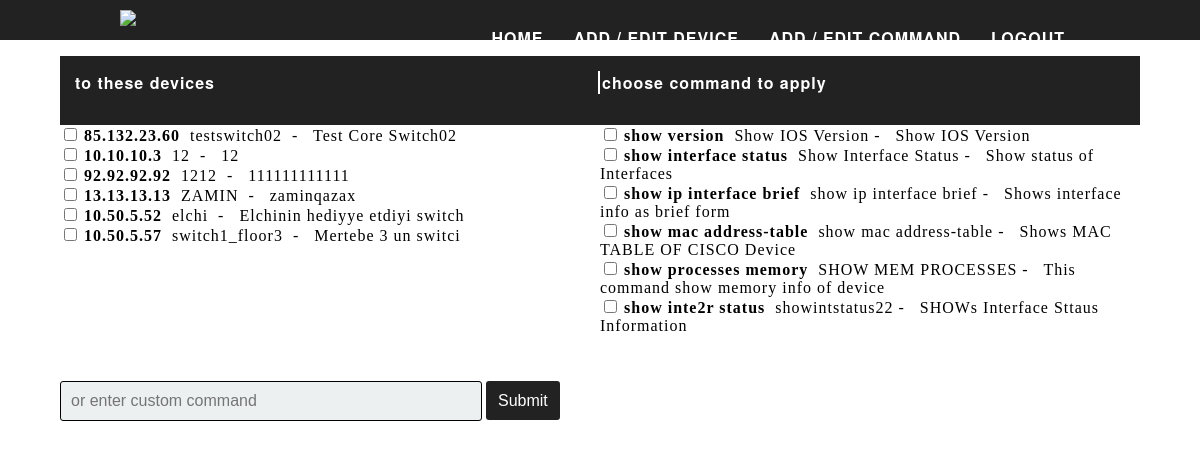
Screenshot of /main (signed in) with the database file from the repository.
### models.py (models this page shows, shortened)
class Device(db.Model):
    id = db.Column(db.Integer, primary_key=True)
    ip = db.Column(db.String(20), unique=True)
    name = db.Column(db.String(200), unique=True)
    desc = db.Column(db.String(300), unique=True)

class Command(db.Model):
    id = db.Column(db.Integer, primary_key=True)
    command = db.Column(db.String(80), unique=True)
    name = db.Column(db.String(80), unique=True)
    desc = db.Column(db.String(300), unique=True)

### server.py (the view)
@app.route('/main')
def main():
    if 'username' not in session:
        return redirect(url_for('login'))
    def chunks(l, n):
        for i in range(0, len(l), n):
            yield l[i:i+n]
    desc=[]
    name=[]
    command = []
    global commands
    desc, name, command, commands = [], [], [], []
    commands_query = Command.query.all()
    for i in commands_query:
        command.append(i.command)
    for i in commands_query:
        name.append(i.name)
    for i in commands_query:
        desc.append(i.desc)
    w =[j for i in zip(command,name,desc) for j in i]
    for i in list(chunks(w, 3)):
        commands.append(i)
    global devices
    name,desc,ip,devices = [],[],[],[]
    dev_query = Device.query.all()
    for i in dev_query:
        ip.append(i.ip)
    for i in dev_query:
        name.append(i.name)
    for i in dev_query:
        desc.append(i.desc)
    x =[j for i in zip(ip,name,desc) for j in i]
    for i in list(chunks(x, 3)):
        devices.append(i)
    return render_template('main.html', commands = commands, devices=devices)

### templates/main.html (shortened to what this page needs)
<!DOCTYPE html>
<html>
<head>
    <link rel="stylesheet" type="text/css" href="{{ url_for('static',filename='styles/main-page.css') }}">
</head>
<body>
<nav>
    <div>
        <img class="cisco"
             src="https://upload.wikimedia.org/wikipedia/commons/thumb/6/64/Cisco_logo.svg/1280px-Cisco_logo.svg.png"/>
        <ul>
            <li><a class="add" href='/main'>Home</a></li>
            <li><a class="add" href='/addnewdevice'>Add / Edit Device</a></li>
            <li><a class="add" href='/addnewcommand'>Add / Edit Command</a></li>
            <li><a class="add" href='/logout'>Logout</a></li>
        </ul>
    </div>
</nav>
<section>
    <div class="navbar-command-device clr">
        <ul class="clr">
            <li>to these devices</li>
            <li>choose command to apply</li>
        </ul>
    </div>
    <div class="list-command-device">
        <form action="/ciscoconnect" method='POST' accept-charset="UTF-8">
            <div class="clr">
                <div class="command-list">
                    {% for i in devices %}
                    <div>
                        <input type="checkbox" id="{{loop.index}}{{ i[1] }}" name="{{ i[1] }}" value="{{ i[0] }}">
                        <label for="{{loop.index}}{{ i[1] }}"><b>{{ i[0] }}</b>&nbsp;&nbsp;{{ i[1] }}&nbsp; - &nbsp; {{ i[2] }}</label>
                    </div>
                    {% endfor %}
                </div>
                <div class="device-list">
                    {% for i in commands %}
                    <div>
                        <input type="checkbox" name="{{ i[1] }}" id="{{loop.index}}{{ i[1] }}" value="{{ i[0] }}">
                        <label for="{{loop.index}}{{ i[1] }}"><b>{{ i[0] }}</b>&nbsp; {{ i[1] }} - &nbsp; {{ i[2] }}</label>
                    </div>
                    {% endfor %}
               </div>
            </div>
            <br><br>
            <div class="add-command">
                <div>
                    <input class="input" type="text" name="customcommand" style="width: 400px;" placeholder="or enter custom command">
                    <input type="submit" value="Submit" class="btn">
                </div>
            </div>
        </form>
    </div>
</section>
</body>
</html>

### static/styles/main-page.css (style rules this page uses)
html,body { padding: 0; margin: 0; }
nav { padding: 10px 0; background-color: #222; }
nav>div { display: block; width: 80%; margin: 0 auto; }
nav>div>img { width: 5%; }
nav ul { list-style-type: none; display: inline-block; float: right; }
nav ul li { float: left; position: relative; display: block; }
nav li>a { position: relative; display: block; padding: 0 15px; font-weight: bold; text-transform: uppercase; font-family: Montserrat,"Helvetica Neue",Helvetica,Arial,sans-serif; letter-spacing: 1px; color: #fff; }
nav a { text-decoration: none; color: #fff; }
.clr:after { clear: both; content: ""; display: block; }
.navbar-command-device { width: 90%; background: #222222; display: block; margin: auto; }
.navbar-command-device>ul { list-style-type: none; padding: 15px; }
.navbar-command-device li { position: relative; font-weight: bold; font-family: Montserrat,"Helvetica Neue",Helvetica,Arial,sans-serif; letter-spacing: 1px; color: #fff; }
.navbar-command-device li:first-child { float: left; width: calc(50% - 2px); border-right: 2px solid white; }
.navbar-command-device li:last-child { float: right; width: 50%; width: calc(50% - 2px); margin-left: 2px; }
.list-command-device { width: 90%; display: block; margin: auto; }
.device-list { float: right; display: inline-block; width: 50%; }
.command-list { float: left; display: inline-block; width: 50% }
.add-command { display: block; }
.input { background-color: #ECF0F1; border: 1px solid black; padding: 10px; border-radius: 3px; font-size: 16px; font-weight: 200; width: 80%; }
.btn { border: 2px solid transparent; background: #222222; color: #ffffff; font-size: 16px; line-height: 25px; padding: 5px 10px; text-decoration: none; text-shadow: none; border-radius: 3px; box-shadow: none; transition: 0.25s; margin-top: 10px; }
label { letter-spacing: 1px; font-size: 1em; }

### rows the page displays
Device: ip "85.132.23.60", name "testswitch02", desc "Test Core Switch02"
Device: ip "10.10.10.3", name "12", desc "12"
Device: ip "92.92.92.92", name "1212", desc "111111111111"
Device: ip "13.13.13.13", name "ZAMIN", desc "zaminqazax"
Device: ip "10.50.5.52", name "elchi", desc "Elchinin hediyye etdiyi switch"
Device: ip "10.50.5.57", name "switch1_floor3", desc "Mertebe 3 un switci"
Command: command "show version", name "Show IOS Version", desc "Show IOS Version"
Command: command "show interface status", name "Show Interface Status", desc "Show status of Interfaces"
Command: command "show ip interface brief", name "show ip interface brief", desc "Shows interface info as brief form"
Command: command "show mac address-table", name "show mac address-table", desc "Shows MAC TABLE OF CISCO Device"
Command: command "show processes memory", name "SHOW MEM PROCESSES", desc "This command show memory info of device"
Command: command "show inte2r status", name "showintstatus22", desc "SHOWs Interface Sttaus Information"
